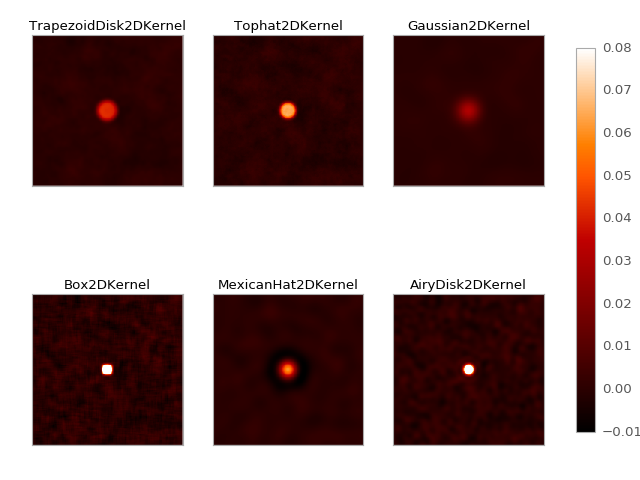

Source code (Python):
import numpy as np
import matplotlib.pyplot as plt

from astropy.convolution import *
from astropy.modeling.models import Gaussian2D

# Small Gaussian source in the middle of the image
gauss = Gaussian2D(1, 0, 0, 2, 2)
# Fake data including noise
x = np.arange(-100, 101)
y = np.arange(-100, 101)
x, y = np.meshgrid(x, y)
data_2D = gauss(x, y) + 0.1 * (np.random.rand(201, 201) - 0.5)

# Setup kernels, including unity kernel for original image
# Choose normalization for linear scale space for MexicanHat

kernels = [TrapezoidDisk2DKernel(11, slope=0.2),
           Tophat2DKernel(11),
           Gaussian2DKernel(11),
           Box2DKernel(11),
           11 ** 2 * MexicanHat2DKernel(11),
           AiryDisk2DKernel(11)]

fig, axes = plt.subplots(nrows=2, ncols=3)

# Plot kernels
for kernel, ax in zip(kernels, axes.flat):
    smoothed = convolve(data_2D, kernel)
    im = ax.imshow(smoothed, vmin=-0.01, vmax=0.08, origin='lower', interpolation='None')
    title = kernel.__class__.__name__
    ax.set_title(title, fontsize=12)
    ax.set_yticklabels([])
    ax.set_xticklabels([])

cax = fig.add_axes([0.9, 0.1, 0.03, 0.8])
fig.colorbar(im, cax=cax)
plt.subplots_adjust(left=0.05, right=0.85, top=0.95, bottom=0.05)
plt.show()
